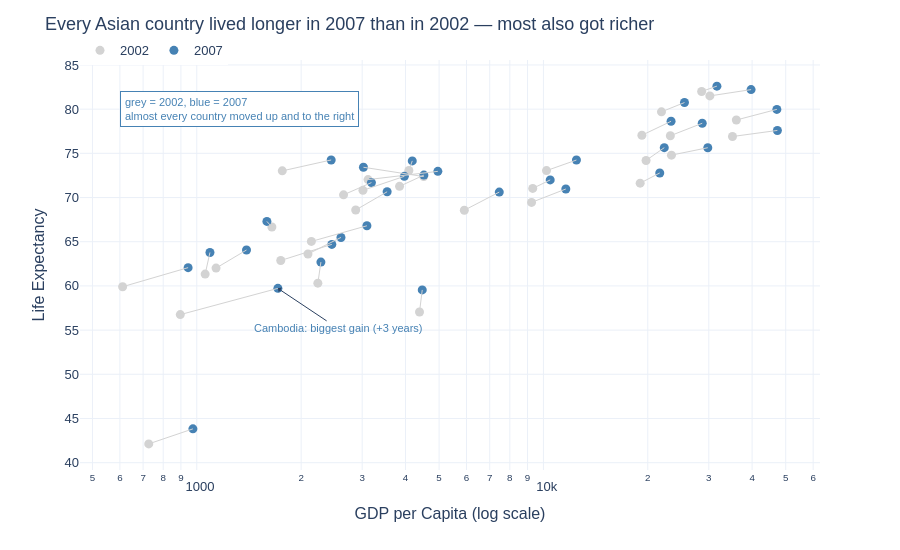

The code cell stored with this chart in its notebook:
### Markdown cell above
## Task 1 — Scatter: life expectancy change over time

**What to build:** A scatter showing **GDP per capita vs life expectancy** for **two years** (2002 and 2007) to show how both moved — use **colour for year** (just 2 colours), **one continent only**.

Choose any continent except Africa (that was the example). Highlight the change direction.

> 💡 Filter: `df.loc[df['continent'] == 'YOUR_CHOICE']` then filter years

### Code cell
# Task 1
import math

asia = df.loc[df['continent'] == 'Asia']
asia = asia.loc[asia['year'].isin([2002, 2007])].copy()
asia['year'] = asia['year'].astype(str)

fig = px.scatter(
    data_frame=asia, x='gdpPercap', y='lifeExp',
    color='year',
    color_discrete_map={'2002': 'lightgrey', '2007': 'steelblue'},
    hover_name='country',
    log_x=True,
    labels={'gdpPercap': 'GDP per Capita (log scale)', 'lifeExp': 'Life Expectancy', 'year': ''},
    template='plotly_white'
)

for country in asia['country'].unique():
    c = asia.loc[asia['country'] == country]
    fig.add_scatter(x=c['gdpPercap'], y=c['lifeExp'], mode='lines',
                    line=dict(color='lightgrey', width=1),
                    showlegend=False, hoverinfo='skip')

fig.update_traces(marker=dict(size=9))

row = asia.loc[(asia['country'] == 'Cambodia') & (asia['year'] == '2007')].iloc[0]
fig.add_annotation(
    x=math.log10(row['gdpPercap']), y=row['lifeExp'],
    text='Cambodia: biggest gain (+3 years)',
    showarrow=True, arrowhead=1, ax=60, ay=40,
    font=dict(color='steelblue', size=11)
)

fig.add_annotation(
    x=math.log10(600), y=80, xanchor='left',
    text='grey = 2002, blue = 2007<br>almost every country moved up and to the right',
    showarrow=False, align='left',
    font=dict(color='steelblue', size=11),
    bgcolor='white', bordercolor='steelblue', borderwidth=1, borderpad=4
)

fig.update_layout(
    title='Every Asian country lived longer in 2007 than in 2002 — most also got richer',
    font=dict(family='Arial', size=13),
    height=550,
    legend=dict(orientation='h', x=0, y=1.06)
)
fig.show()

### Figure 1 — Plotly figure (JSON) as saved in the notebook; plotly's stock layout.template omitted (floating-point values rounded to 4 significant figures)
{"data": [{"hovertemplate": "<b>%{hovertext}</b><br><br>=2002<br>GDP per Capita (log scale)=%{x}<br>Life Expectancy=%{y}<extra></extra>", "hovertext": ["Afghanistan", "Bahrain", "Bangladesh", "Cambodia", "China", "Hong Kong, China", "India", "Indonesia", "Iran", "Iraq", "Israel", "Japan", "Jordan", "Korea, Dem. Rep.", "Korea, Rep.", "Kuwait", "Lebanon", "Malaysia", "Mongolia", "Myanmar", "Nepal", "Oman", "Pakistan", "Philippines", "Saudi Arabia", "Singapore", "Sri Lanka", "Syria", "Taiwan", "Thailand", "Vietnam", "West Bank and Gaza", "Yemen, Rep."], "legendgroup": "2002", "marker": {"color": "lightgrey", "size": 9, "symbol": "circle"}, "mode": "markers", "name": "2002", "orientation": "v", "showlegend": true, "type": "scatter", "x": [726.7, 23400.0, 1136.0, 896.2, 3119.0, 30210.0, 1747.0, 2874.0, 9241.0, 4391.0, 21910.0, 28600.0, 3845.0, 1647.0, 19230.0, 35110.0, 9314.0, 10210.0, 2141.0, 611.0, 1057.0, 19770.0, 2093.0, 2651.0, 19010.0, 36020.0, 3015.0, 4091.0, 23240.0, 5913.0, 1764.0, 4515.0, 2235.0], "xaxis": "x", "y": [42.13, 74.8, 62.01, 56.75, 72.03, 81.5, 62.88, 68.59, 69.45, 57.05, 79.7, 82.0, 71.26, 66.66, 77.05, 76.9, 71.03, 73.04, 65.03, 59.91, 61.34, 74.19, 63.61, 70.3, 71.63, 78.77, 70.81, 73.05, 76.99, 68.56, 73.02, 72.37, 60.31], "yaxis": "y"}, {"hovertemplate": "<b>%{hovertext}</b><br><br>=2007<br>GDP per Capita (log scale)=%{x}<br>Life Expectancy=%{y}<extra></extra>", "hovertext": ["Afghanistan", "Bahrain", "Bangladesh", "Cambodia", "China", "Hong Kong, China", "India", "Indonesia", "Iran", "Iraq", "Israel", "Japan", "Jordan", "Korea, Dem. Rep.", "Korea, Rep.", "Kuwait", "Lebanon", "Malaysia", "Mongolia", "Myanmar", "Nepal", "Oman", "Pakistan", "Philippines", "Saudi Arabia", "Singapore", "Sri Lanka", "Syria", "Taiwan", "Thailand", "Vietnam", "West Bank and Gaza", "Yemen, Rep."], "legendgroup": "2007", "marker": {"color": "steelblue", "size": 9, "symbol": "circle"}, "mode": "markers", "name": "2007", "orientation": "v", "showlegend": true, "type": "scatter", "x": [974.6, 29800.0, 1391.0, 1714.0, 4959.0, 39720.0, 2452.0, 3541.0, 11610.0, 4471.0, 25520.0, 31660.0, 4519.0, 1593.0, 23350.0, 47310.0, 10460.0, 12450.0, 3096.0, 944.0, 1091.0, 22320.0, 2606.0, 3190.0, 21650.0, 47140.0, 3970.0, 4185.0, 28720.0, 7458.0, 2442.0, 3025.0, 2281.0], "xaxis": "x", "y": [43.83, 75.64, 64.06, 59.72, 72.96, 82.21, 64.7, 70.65, 70.96, 59.55, 80.75, 82.6, 72.53, 67.3, 78.62, 77.59, 71.99, 74.24, 66.8, 62.07, 63.78, 75.64, 65.48, 71.69, 72.78, 79.97, 72.4, 74.14, 78.4, 70.62, 74.25, 73.42, 62.7], "yaxis": "y"}, {"hoverinfo": "skip", "line": {"color": "lightgrey", "width": 1}, "marker": {"size": 9}, "mode": "lines", "showlegend": false, "type": "scatter", "x": [726.7, 974.6], "y": [42.13, 43.83]}, {"hoverinfo": "skip", "line": {"color": "lightgrey", "width": 1}, "marker": {"size": 9}, "mode": "lines", "showlegend": false, "type": "scatter", "x": [23400.0, 29800.0], "y": [74.8, 75.64]}, {"hoverinfo": "skip", "line": {"color": "lightgrey", "width": 1}, "marker": {"size": 9}, "mode": "lines", "showlegend": false, "type": "scatter", "x": [1136.0, 1391.0], "y": [62.01, 64.06]}, {"hoverinfo": "skip", "line": {"color": "lightgrey", "width": 1}, "marker": {"size": 9}, "mode": "lines", "showlegend": false, "type": "scatter", "x": [896.2, 1714.0], "y": [56.75, 59.72]}, {"hoverinfo": "skip", "line": {"color": "lightgrey", "width": 1}, "marker": {"size": 9}, "mode": "lines", "showlegend": false, "type": "scatter", "x": [3119.0, 4959.0], "y": [72.03, 72.96]}, {"hoverinfo": "skip", "line": {"color": "lightgrey", "width": 1}, "marker": {"size": 9}, "mode": "lines", "showlegend": false, "type": "scatter", "x": [30210.0, 39720.0], "y": [81.5, 82.21]}, {"hoverinfo": "skip", "line": {"color": "lightgrey", "width": 1}, "marker": {"size": 9}, "mode": "lines", "showlegend": false, "type": "scatter", "x": [1747.0, 2452.0], "y": [62.88, 64.7]}, {"hoverinfo": "skip", "line": {"color": "lightgrey", "width": 1}, "marker": {"size": 9}, "mode": "lines", "showlegend": false, "type": "scatter", "x": [2874.0, 3541.0], "y": [68.59, 70.65]}, {"hoverinfo": "skip", "line": {"color": "lightgrey", "width": 1}, "marker": {"size": 9}, "mode": "lines", "showlegend": false, "type": "scatter", "x": [9241.0, 11610.0], "y": [69.45, 70.96]}, {"hoverinfo": "skip", "line": {"color": "lightgrey", "width": 1}, "marker": {"size": 9}, "mode": "lines", "showlegend": false, "type": "scatter", "x": [4391.0, 4471.0], "y": [57.05, 59.55]}, {"hoverinfo": "skip", "line": {"color": "lightgrey", "width": 1}, "marker": {"size": 9}, "mode": "lines", "showlegend": false, "type": "scatter", "x": [21910.0, 25520.0], "y": [79.7, 80.75]}, {"hoverinfo": "skip", "line": {"color": "lightgrey", "width": 1}, "marker": {"size": 9}, "mode": "lines", "showlegend": false, "type": "scatter", "x": [28600.0, 31660.0], "y": [82.0, 82.6]}, {"hoverinfo": "skip", "line": {"color": "lightgrey", "width": 1}, "marker": {"size": 9}, "mode": "lines", "showlegend": false, "type": "scatter", "x": [3845.0, 4519.0], "y": [71.26, 72.53]}, {"hoverinfo": "skip", "line": {"color": "lightgrey", "width": 1}, "marker": {"size": 9}, "mode": "lines", "showlegend": false, "type": "scatter", "x": [1647.0, 1593.0], "y": [66.66, 67.3]}, {"hoverinfo": "skip", "line": {"color": "lightgrey", "width": 1}, "marker": {"size": 9}, "mode": "lines", "showlegend": false, "type": "scatter", "x": [19230.0, 23350.0], "y": [77.05, 78.62]}, {"hoverinfo": "skip", "line": {"color": "lightgrey", "width": 1}, "marker": {"size": 9}, "mode": "lines", "showlegend": false, "type": "scatter", "x": [35110.0, 47310.0], "y": [76.9, 77.59]}, {"hoverinfo": "skip", "line": {"color": "lightgrey", "width": 1}, "marker": {"size": 9}, "mode": "lines", "showlegend": false, "type": "scatter", "x": [9314.0, 10460.0], "y": [71.03, 71.99]}, {"hoverinfo": "skip", "line": {"color": "lightgrey", "width": 1}, "marker": {"size": 9}, "mode": "lines", "showlegend": false, "type": "scatter", "x": [10210.0, 12450.0], "y": [73.04, 74.24]}, {"hoverinfo": "skip", "line": {"color": "lightgrey", "width": 1}, "marker": {"size": 9}, "mode": "lines", "showlegend": false, "type": "scatter", "x": [2141.0, 3096.0], "y": [65.03, 66.8]}, {"hoverinfo": "skip", "line": {"color": "lightgrey", "width": 1}, "marker": {"size": 9}, "mode": "lines", "showlegend": false, "type": "scatter", "x": [611.0, 944.0], "y": [59.91, 62.07]}, {"hoverinfo": "skip", "line": {"color": "lightgrey", "width": 1}, "marker": {"size": 9}, "mode": "lines", "showlegend": false, "type": "scatter", "x": [1057.0, 1091.0], "y": [61.34, 63.78]}, {"hoverinfo": "skip", "line": {"color": "lightgrey", "width": 1}, "marker": {"size": 9}, "mode": "lines", "showlegend": false, "type": "scatter", "x": [19770.0, 22320.0], "y": [74.19, 75.64]}, {"hoverinfo": "skip", "line": {"color": "lightgrey", "width": 1}, "marker": {"size": 9}, "mode": "lines", "showlegend": false, "type": "scatter", "x": [2093.0, 2606.0], "y": [63.61, 65.48]}, {"hoverinfo": "skip", "line": {"color": "lightgrey", "width": 1}, "marker": {"size": 9}, "mode": "lines", "showlegend": false, "type": "scatter", "x": [2651.0, 3190.0], "y": [70.3, 71.69]}, {"hoverinfo": "skip", "line": {"color": "lightgrey", "width": 1}, "marker": {"size": 9}, "mode": "lines", "showlegend": false, "type": "scatter", "x": [19010.0, 21650.0], "y": [71.63, 72.78]}, {"hoverinfo": "skip", "line": {"color": "lightgrey", "width": 1}, "marker": {"size": 9}, "mode": "lines", "showlegend": false, "type": "scatter", "x": [36020.0, 47140.0], "y": [78.77, 79.97]}, {"hoverinfo": "skip", "line": {"color": "lightgrey", "width": 1}, "marker": {"size": 9}, "mode": "lines", "showlegend": false, "type": "scatter", "x": [3015.0, 3970.0], "y": [70.81, 72.4]}, {"hoverinfo": "skip", "line": {"color": "lightgrey", "width": 1}, "marker": {"size": 9}, "mode": "lines", "showlegend": false, "type": "scatter", "x": [4091.0, 4185.0], "y": [73.05, 74.14]}, {"hoverinfo": "skip", "line": {"color": "lightgrey", "width": 1}, "marker": {"size": 9}, "mode": "lines", "showlegend": false, "type": "scatter", "x": [23240.0, 28720.0], "y": [76.99, 78.4]}, {"hoverinfo": "skip", "line": {"color": "lightgrey", "width": 1}, "marker": {"size": 9}, "mode": "lines", "showlegend": false, "type": "scatter", "x": [5913.0, 7458.0], "y": [68.56, 70.62]}, {"hoverinfo": "skip", "line": {"color": "lightgrey", "width": 1}, "marker": {"size": 9}, "mode": "lines", "showlegend": false, "type": "scatter", "x": [1764.0, 2442.0], "y": [73.02, 74.25]}, {"hoverinfo": "skip", "line": {"color": "lightgrey", "width": 1}, "marker": {"size": 9}, "mode": "lines", "showlegend": false, "type": "scatter", "x": [4515.0, 3025.0], "y": [72.37, 73.42]}, {"hoverinfo": "skip", "line": {"color": "lightgrey", "width": 1}, "marker": {"size": 9}, "mode": "lines", "showlegend": false, "type": "scatter", "x": [2235.0, 2281.0], "y": [60.31, 62.7]}], "layout": {"annotations": [{"arrowhead": 1, "ax": 60, "ay": 40, "font": {"color": "steelblue", "size": 11}, "showarrow": true, "text": "Cambodia: biggest gain (+3 years)", "x": 3.234, "y": 59.72}, {"align": "left", "bgcolor": "white", "bordercolor": "steelblue", "borderpad": 4, "borderwidth": 1, "font": {"color": "steelblue", "size": 11}, "showarrow": false, "text": "grey = 2002, blue = 2007<br>almost every country moved up and to the right", "x": 2.778, "xanchor": "left", "y": 80}], "font": {"family": "Arial", "size": 13}, "height": 550, "legend": {"orientation": "h", "title": {"text": ""}, "tracegroupgap": 0, "x": 0, "y": 1.06}, "margin": {"t": 60}, "title": {"text": "Every Asian country lived longer in 2007 than in 2002 — most also got richer"}, "xaxis": {"anchor": "y", "domain": [0.0, 1.0], "title": {"text": "GDP per Capita (log scale)"}, "type": "log"}, "yaxis": {"anchor": "x", "domain": [0.0, 1.0], "title": {"text": "Life Expectancy"}}}}
